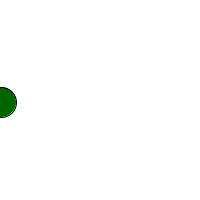
Frame 1 (no input)
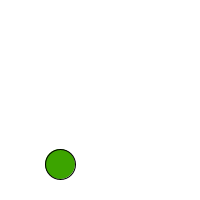
Frame 60 (the mouse pressed at the canvas centre just before this capture)
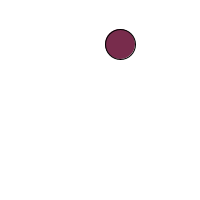
Frame 120 (the mouse held since frame 60 and released just before this capture)

The Processing sketch that drew these frames (run headless with seeded random() and noise(); from frame 60 on, the mouse is pressed at the canvas centre):

// Processing sketch: processing_28374
// ── processing_28374.pde

int x = 0; //ball x-position
int y = 100; //ball y-position
int speedX = 1; //speed of ball movement, X-axis
int speedY = 2; //speed of ball movement, Y-axis

void setup() {
  size(200,200);
  smooth();
  frameRate(50); //stop the animation from running too fast in web browsers
  }

void draw() {
  background(255);
  x = x + speedX;
  y = y + speedY;

  /* Bounce the ball horizontally */
  if(x > width) {
    speedX = speedX * -1;
  }
  else if (x < 0) {
    speedX = speedX * -1;
  }


  /* Move the ball vertically */
  if(y > 3.8/4 * height) {
    speedY = speedY * -1;
  }

  else if(y < 0.2/4 * height) {
    speedY = speedY * -1;
  }


  /* Draw ellipse */
  stroke(0);
  fill(x,y,(x-y));
  ellipse(x,y,30,30); //draw ellipse
}
                
